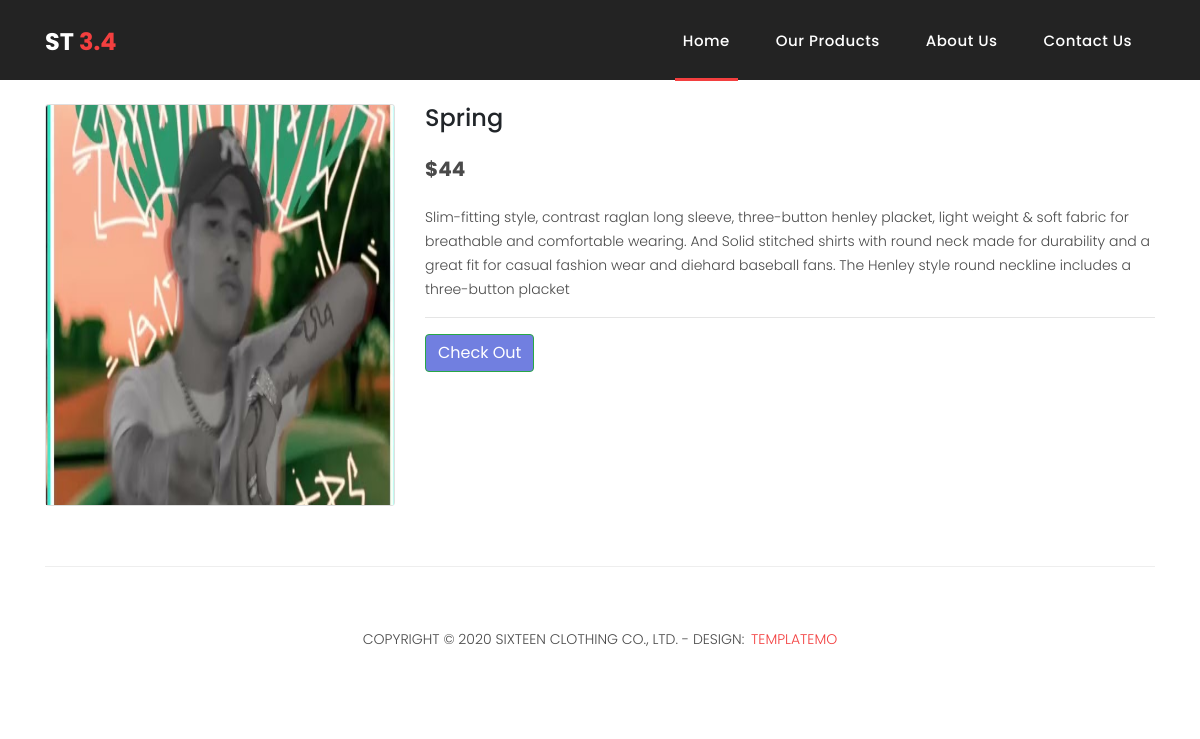
/review?id=3, run on the app's committed database.
### tables this page shows
CREATE TABLE "tbl_products" (
  "id" INTEGER NOT NULL,
  "title" TEXT NOT NULL,
  "cost" NUMBER NOT NULL,
  "price" NUMBER NOT NULL,
  "description" TEXT,
  "image_path" TEXT,
  PRIMARY KEY ("id")
);

### app.py (the view)
@app.route('/review')
def review():
    product_id = request.args.get('id')
    current_product = {}
    row = conn.execute("""SELECT * FROM tbl_products where id = ?""",(product_id,))
    for item in row:
        current_product['id'] = item[0]
        current_product['title'] = item[1]
        current_product['description'] = item[4]
        current_product['price'] = item[3]
        current_product['image_path'] = item[5]
    return render_template('review.html', current_product=current_product)

### templates/review.html (shortened to what this page needs)
<!DOCTYPE html>
<html lang="en">
  <head>
    <link href="static/vendor/bootstrap/css/bootstrap.min.css" rel="stylesheet">
    <link rel="stylesheet" href="static/assets/css/fontawesome.css">
    <link rel="stylesheet" href="static/assets/css/templatemo-sixteen.css">
    <link rel="stylesheet" href="static/assets/css/owl.css">
  </head>
<body>
    {% include "navbar.html" %}
     <div class="banner header-text">
    <div class="container">
        <div class="row">
            <div class="col-md-4 mt-4">
                <div class="card">
                    <img src="/static/crop/{{current_product.image_path}}" class="card-img-top" alt="Product Image" style="height: 400px;">
                </div>
            </div>
            <div class="col-md-8 col-sm-12">
                <form>
                    <div class="mt-md-4">
                        <h4 class="text-left">{{ current_product['title'] }}</h4>
                    </div>
                    <div class="mt-md-4">
                        <p class="text-left" style="font-size: 20px; font-weight: bold">${{ current_product['price'] }}</p>
                    </div>
                    <div class="mt-4">
                        <p class="text-left">{{ current_product['description'] }}</p>
                    </div>
                    <hr>
                    <div>
                        <a target="_blank" href="/checkout?id={{ current_product['id'] }}" class="btn btn-success float-left" style="background-color:#717fe0 !important;">Check Out</a>
                    </div>
                </form>
            </div>
        </div>
    </div>
</div>
</body>
    {% include "footer.html" %}
</html>

### static/assets/css/templatemo-sixteen.css (style rules this page uses)
body { font-family: 'Poppins', sans-serif; overflow-x: hidden; text-rendering: optimizeLegibility; -webkit-font-smoothing: antialiased; -moz-osx-font-smoothing: grayscale; }
p { margin-bottom: 0px; font-size: 14px; font-weight: 300; color: #4a4a4a; line-height: 24px; }
a { text-decoration: none!important; }
h1,h2,h3,h4,h5,h6 { margin: 0px; }
.banner { position: relative; text-align: center; padding-top: 80px; }

### data on the page
tbl_products: image_path (picture), title "Spring", price "44", description "Slim-fitting style, contrast raglan long sleeve, three-button henley placket, light weight & soft fabric for breathable and comfortable wearing. And Solid stitched shirts with round neck made for durability and a great fit for casual fashion wear and diehard baseball fans. The Henley style round neckline includes a three-button placket"
